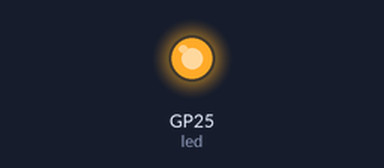
The program below on a simulated Raspberry Pi Pico running MicroPython. Parts: output pins drawn as LEDs (lit = HIGH).

Above: at 0.2 s.
At 4.9 s:
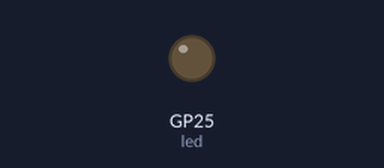
Timing chart, 0 to 7.0 s (numbered marks = the images above):
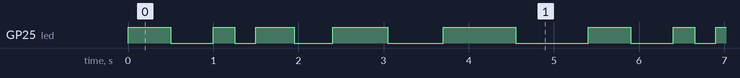

The program:

ledscript.py
```python
from machine import Pin
import utime
led = Pin(25,Pin.OUT)
first_delay = 0.5
second_delay = 0.25
third_delay = 0.45
fourth_delay = 0.65
fifth_delay = 0.85

while True:

    #first time

    led.high()
    utime.sleep(first_delay)
    led.low()
    utime.sleep(first_delay)
    led.high()
    utime.sleep(second_delay)
    led.low()
    utime.sleep(second_delay)
    led.high()
    utime.sleep(third_delay)
    led.low()
    utime.sleep(third_delay)
    led.high()
    utime.sleep(fourth_delay)
    led.low()
    utime.sleep(fourth_delay)
    led.high()
    utime.sleep(fifth_delay)
    led.low()
    utime.sleep(fifth_delay)

    #second time

    led.high()
    utime.sleep(first_delay)
    led.low()
    utime.sleep(first_delay)
    led.high()
    utime.sleep(second_delay)
    led.low()
    utime.sleep(second_delay)
    led.high()
    utime.sleep(third_delay)
    led.low()
    utime.sleep(third_delay)
    led.high()
    utime.sleep(fourth_delay)
    led.low()
    utime.sleep(fourth_delay)
    led.high()
    utime.sleep(fifth_delay)
    led.low()
    utime.sleep(fifth_delay)

    #third time

    led.high()
    utime.sleep(first_delay)
    led.low()
    utime.sleep(first_delay)
    led.high()
    utime.sleep(second_delay)
    led.low()
    utime.sleep(second_delay)
    led.high()
    utime.sleep(third_delay)
    led.low()
    utime.sleep(third_delay)
    led.high()
    utime.sleep(fourth_delay)
    led.low()
    utime.sleep(fourth_delay)
    led.high()
    utime.sleep(fifth_delay)
    led.low()
    utime.sleep(fifth_delay)

    #fourth time

    led.high()
    utime.sleep(first_delay)
    led.low()
    utime.sleep(first_delay)
    led.high()
    utime.sleep(second_delay)
    led.low()
    utime.sleep(second_delay)
    led.high()
    utime.sleep(third_delay)
    led.low()
    utime.sleep(third_delay)
    led.high()
    utime.sleep(fourth_delay)
    led.low()
    utime.sleep(fourth_delay)
    led.high()
    utime.sleep(fifth_delay)
    led.low()
    utime.sleep(fifth_delay)

    #fifth time

    led.high()
    utime.sleep(first_delay)
    led.low()
    utime.sleep(first_delay)
    led.high()
    utime.sleep(second_delay)
    led.low()
    utime.sleep(second_delay)
    led.high()
    utime.sleep(third_delay)
    led.low()
    utime.sleep(third_delay)
    led.high()
    utime.sleep(fourth_delay)
    led.low()
    utime.sleep(fourth_delay)
    led.high()
    utime.sleep(fifth_delay)
    led.low()
    utime.sleep(fifth_delay)
```

Measured:
- by itself, GP25 (led): repeats every 5.4 s: LOW 0.50 s, HIGH 0.25 s, LOW 0.25 s, HIGH 0.45 s, LOW 0.45 s, HIGH 0.65 s, LOW 0.65 s, HIGH 0.85 s, LOW 0.85 s, HIGH 0.50 s
- by itself, everything shown: repeats every 5.4 s, in 10 steps
